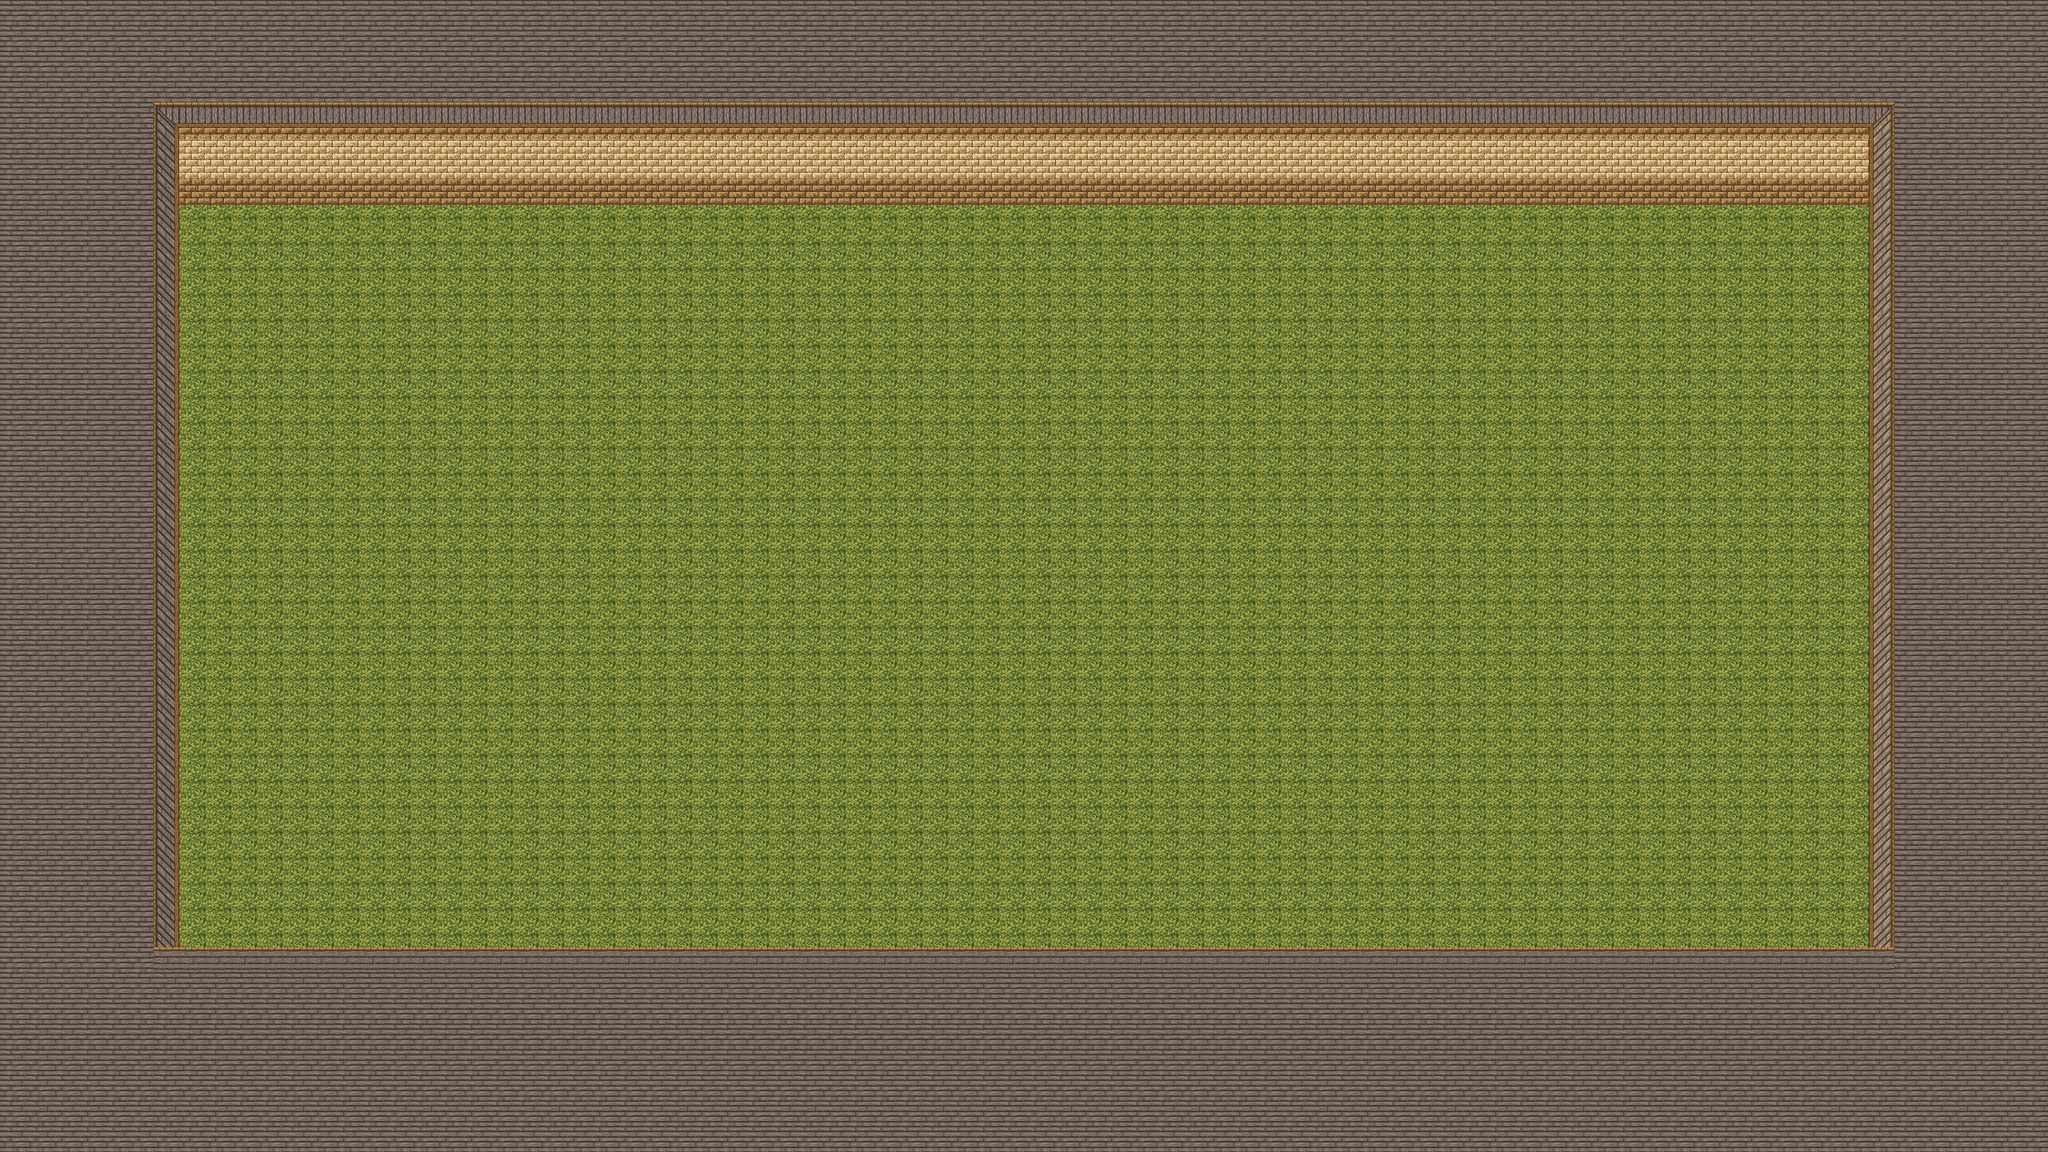

A level layout from a 2D game, rendered from its tile map. Below: a short description, then the map file with tile-grid data replaced by summaries:
An orthogonal 80x45 tile map with 32x32 px tiles, 2 tile layers (Background, on Background).

<map version="1.2" tiledversion="1.2.4" orientation="orthogonal" renderorder="right-down" width="80" height="45" tilewidth="32" tileheight="32" infinite="0" nextlayerid="3" nextobjectid="1">
 <tileset firstgid="1" name="magecity" tilewidth="32" tileheight="32" tilecount="360" columns="8">
  <image source="tilesets/magecity.png" width="256" height="1450" />
 </tileset>
 <layer id="1" name="Background" width="80" height="45">
  <data>[3600 cells, 3600 non-empty, 12 distinct tile ids]</data>
 </layer>
 <layer id="2" name="on Background" width="80" height="45">
  <data>[3600 cells, 566 non-empty, 2 distinct tile ids]</data>
 </layer>
</map>
